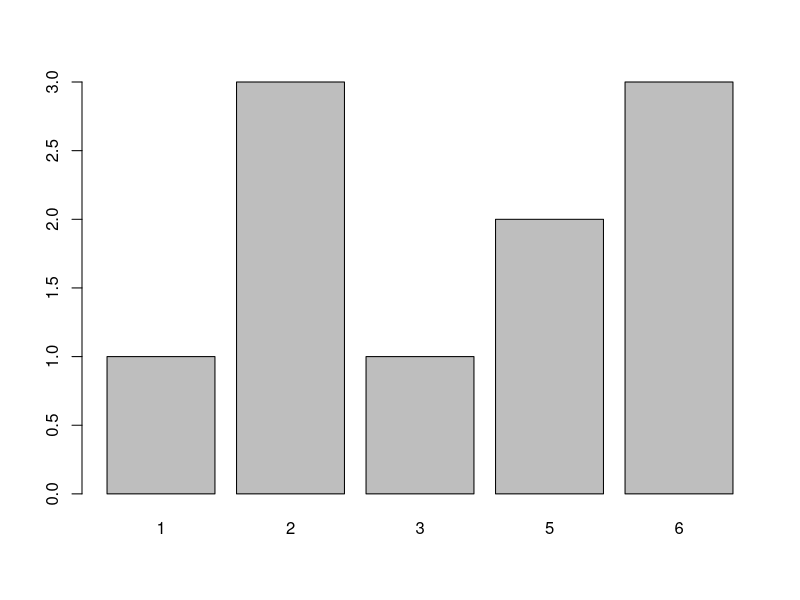
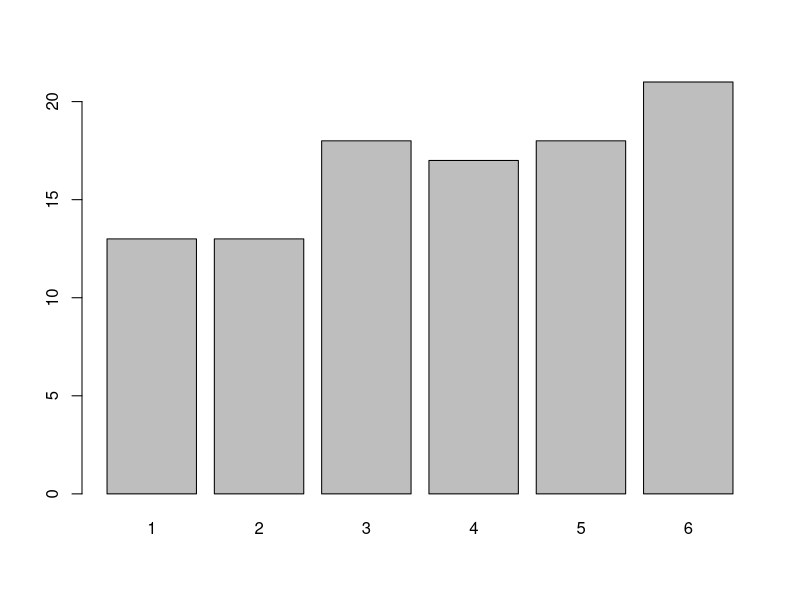
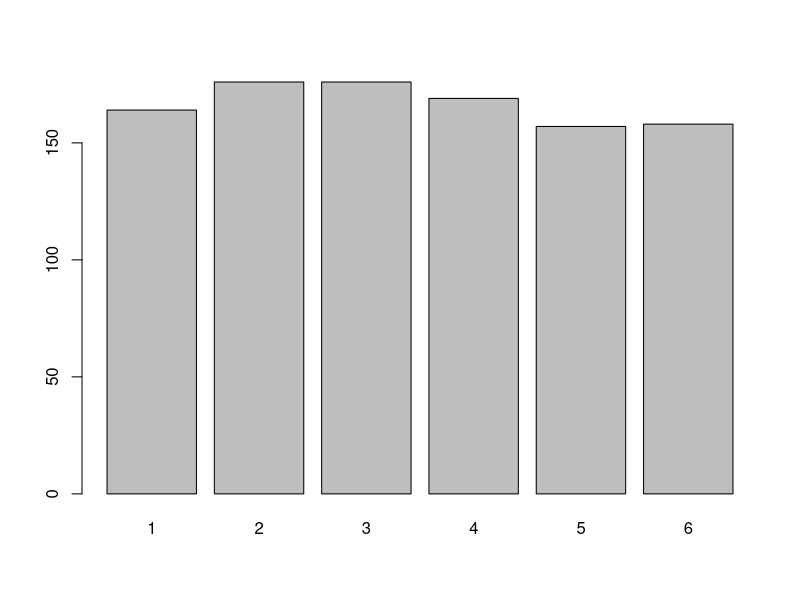
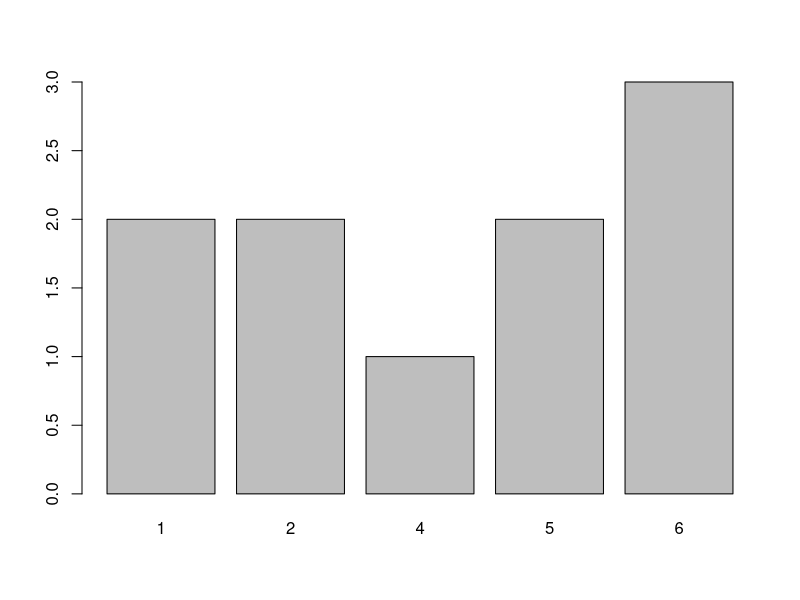
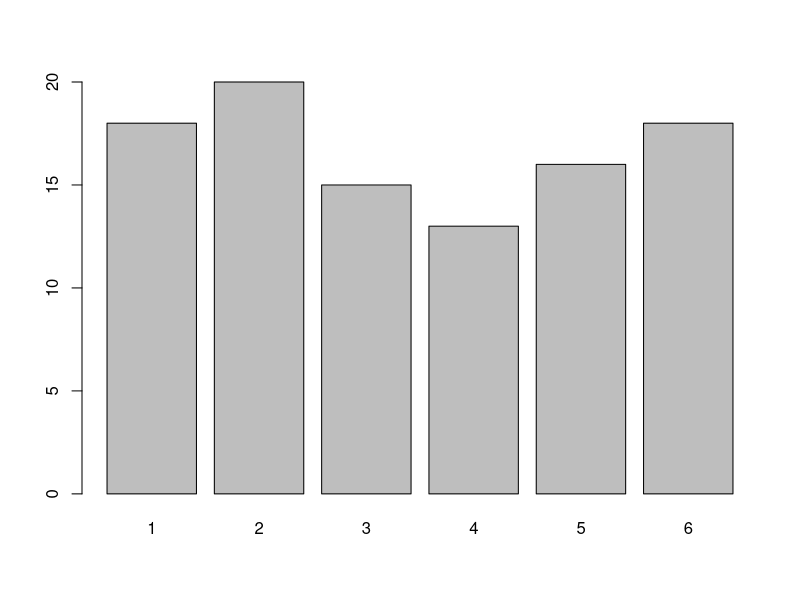
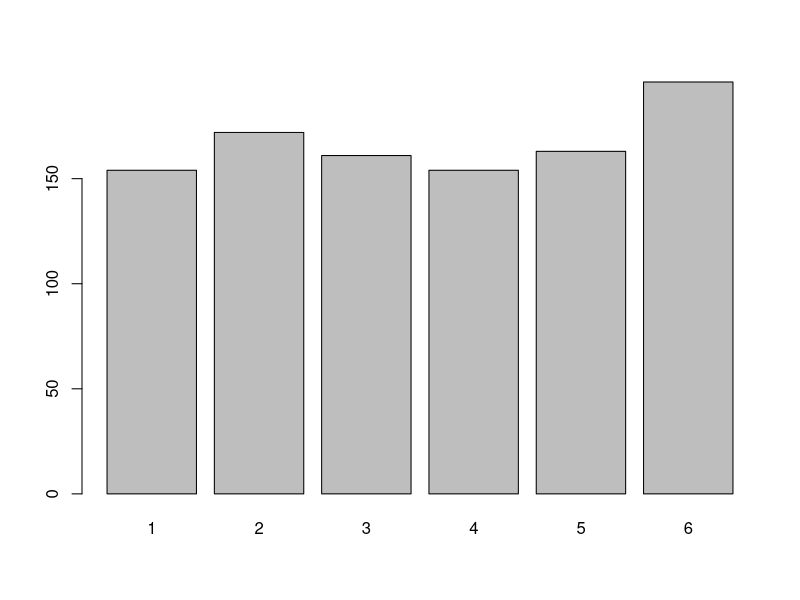
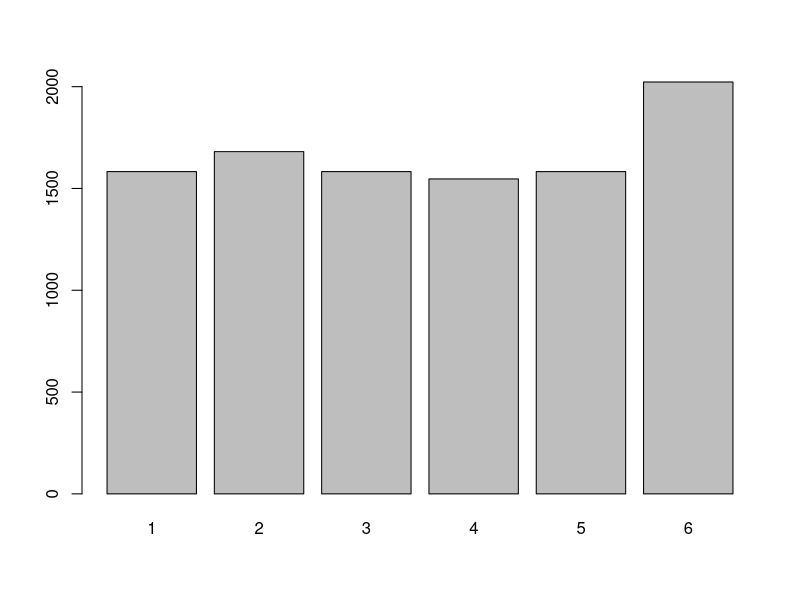

These charts were generated, in order, by the following R code:
# Extra: Writing Functions
# ======================

# rolling a dice
dice <- function(num = 1){
  sum(sample(1:6, size = num, replace = TRUE))
}

dice()

replicate(10, dice()) |>
  table() |>
  barplot()

replicate(100, dice()) |>
  table() |>
  barplot()

replicate(1000, dice()) |>
  table() |>
  barplot()

# rolling a weighted dice
wdice <- function(num = 1){
  sum(sample(1:6, size = num, replace = TRUE, prob = c(.16,.16,.16,.16,.16,.2)))
}

replicate(10, wdice()) |>
  table() |>
  barplot()

replicate(100, wdice()) |>
  table() |>
  barplot()

replicate(1000, wdice()) |>
  table() |>
  barplot()

replicate(10000, wdice()) |>
  table() |>
  barplot()
